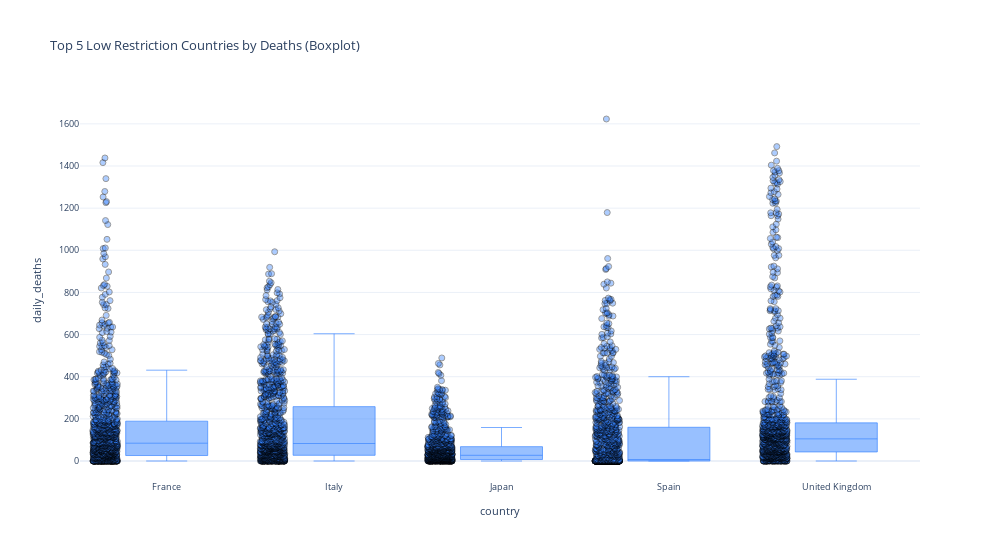

Notebook cell for this chart:
### Code cell
fig_low = px.box(
    low_top5_df,
    x='country',
    y='daily_deaths',
    points='all',
    title="Top 5 Low Restriction Countries by Deaths (Boxplot)",
    color_discrete_sequence=['#3381ff']
)
fig_low.update_layout(
    template='plotly_white',
    plot_bgcolor='white',
    title_font_size=13.2,
    font=dict(size=8.8),
    xaxis=dict(tickfont=dict(size=8.8)),
    yaxis=dict(tickfont=dict(size=8.8)),
    width=1000
)
fig_low.update_traces(
    marker=dict(size=6, opacity=0.4, line=dict(width=1, color='black'))
)
fig_low.for_each_trace(lambda t: t.update(line=dict(width=0.65)))
fig_low.show()

### Figure 1 — Plotly figure (JSON) as saved in the notebook; plotly's stock layout.template omitted (floating-point values rounded to 4 significant figures; data arrays with more than 128 entries replaced by an {"elided": "..."} marker saying what was removed)
{"data": [{"alignmentgroup": "True", "boxpoints": "all", "hovertemplate": "country=%{x}<br>daily_deaths=%{y}<extra></extra>", "legendgroup": "", "line": {"width": 0.65}, "marker": {"color": "#3381ff", "line": {"color": "black", "width": 1}, "opacity": 0.4, "size": 6}, "name": "", "notched": false, "offsetgroup": "", "orientation": "v", "showlegend": false, "type": "box", "x": {"elided": "5430 str values"}, "x0": " ", "xaxis": "x", "y": {"elided": "5430 int values"}, "y0": " ", "yaxis": "y"}], "layout": {"boxmode": "group", "font": {"size": 8.8}, "legend": {"tracegroupgap": 0}, "plot_bgcolor": "white", "title": {"font": {"size": 13.2}, "text": "Top 5 Low Restriction Countries by Deaths (Boxplot)"}, "width": 1000, "xaxis": {"anchor": "y", "domain": [0, 1], "tickfont": {"size": 8.8}, "title": {"text": "country"}}, "yaxis": {"anchor": "x", "domain": [0, 1], "tickfont": {"size": 8.8}, "title": {"text": "daily_deaths"}}}}
